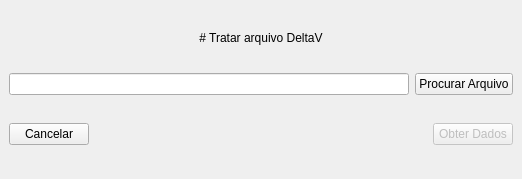
<?xml version="1.0" encoding="UTF-8"?>
<ui version="4.0">
 <class>MainWindow</class>
 <widget class="QMainWindow" name="MainWindow">
  <property name="geometry">
   <rect>
    <x>0</x>
    <y>0</y>
    <width>522</width>
    <height>179</height>
   </rect>
  </property>
  <property name="sizePolicy">
   <sizepolicy hsizetype="Preferred" vsizetype="Minimum">
    <horstretch>0</horstretch>
    <verstretch>0</verstretch>
   </sizepolicy>
  </property>
  <property name="windowTitle">
   <string>MainWindow</string>
  </property>
  <property name="documentMode">
   <bool>false</bool>
  </property>
  <widget class="QWidget" name="centralwidget">
   <property name="sizePolicy">
    <sizepolicy hsizetype="Preferred" vsizetype="Fixed">
     <horstretch>0</horstretch>
     <verstretch>0</verstretch>
    </sizepolicy>
   </property>
   <layout class="QVBoxLayout" name="verticalLayout">
    <item>
     <widget class="QLabel" name="titulo">
      <property name="sizePolicy">
       <sizepolicy hsizetype="Expanding" vsizetype="Fixed">
        <horstretch>0</horstretch>
        <verstretch>0</verstretch>
       </sizepolicy>
      </property>
      <property name="text">
       <string># Tratar arquivo DeltaV</string>
      </property>
      <property name="textFormat">
       <enum>Qt::MarkdownText</enum>
      </property>
      <property name="alignment">
       <set>Qt::AlignCenter</set>
      </property>
     </widget>
    </item>
    <item>
     <layout class="QHBoxLayout" name="edits_layout">
      <property name="sizeConstraint">
       <enum>QLayout::SetMinimumSize</enum>
      </property>
      <item>
       <widget class="QLineEdit" name="edit_deltav">
        <property name="sizePolicy">
         <sizepolicy hsizetype="Expanding" vsizetype="Fixed">
          <horstretch>0</horstretch>
          <verstretch>0</verstretch>
         </sizepolicy>
        </property>
       </widget>
      </item>
      <item>
       <widget class="QPushButton" name="btn_tratar">
        <property name="sizePolicy">
         <sizepolicy hsizetype="Minimum" vsizetype="Fixed">
          <horstretch>0</horstretch>
          <verstretch>0</verstretch>
         </sizepolicy>
        </property>
        <property name="text">
         <string>Procurar Arquivo</string>
        </property>
       </widget>
      </item>
     </layout>
    </item>
    <item>
     <layout class="QHBoxLayout" name="btns_layout">
      <property name="sizeConstraint">
       <enum>QLayout::SetDefaultConstraint</enum>
      </property>
      <item>
       <widget class="QPushButton" name="btn_cancel">
        <property name="text">
         <string>Cancelar</string>
        </property>
       </widget>
      </item>
      <item>
       <spacer name="horizontalSpacer">
        <property name="orientation">
         <enum>Qt::Horizontal</enum>
        </property>
        <property name="sizeType">
         <enum>QSizePolicy::Expanding</enum>
        </property>
        <property name="sizeHint" stdset="0">
         <size>
          <width>40</width>
          <height>20</height>
         </size>
        </property>
       </spacer>
      </item>
      <item>
       <widget class="QPushButton" name="btn_ok">
        <property name="enabled">
         <bool>false</bool>
        </property>
        <property name="text">
         <string>Obter Dados</string>
        </property>
        <property name="checkable">
         <bool>false</bool>
        </property>
        <property name="autoDefault">
         <bool>false</bool>
        </property>
        <property name="default">
         <bool>false</bool>
        </property>
        <property name="flat">
         <bool>false</bool>
        </property>
       </widget>
      </item>
     </layout>
    </item>
   </layout>
  </widget>
 </widget>
 <resources/>
 <connections/>
</ui>
